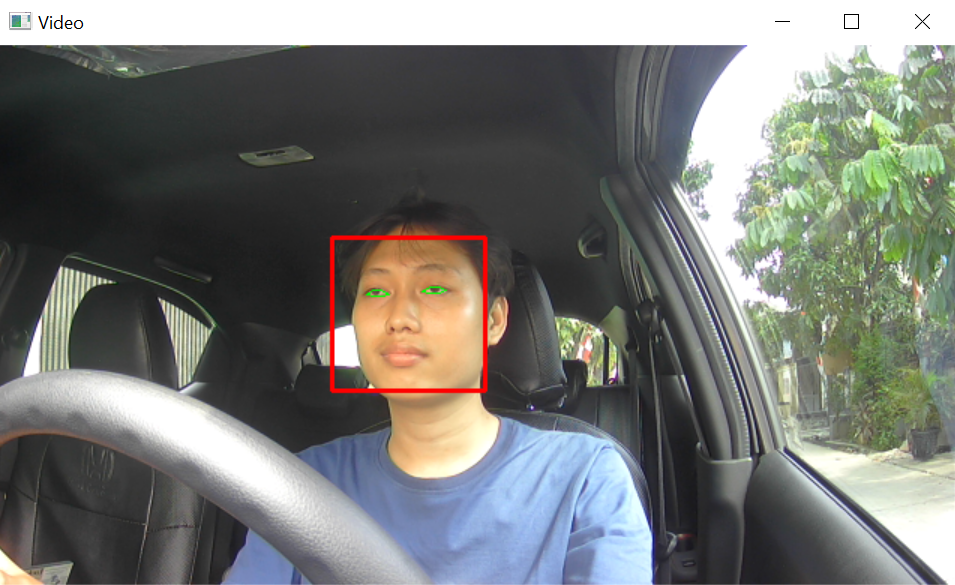
#> input picture images/septian.png, 955 x 585 px
$ python deteksi_gambar.py
#> lines starting #> are read from the running program, lines starting #| are printed output that depends on the picture; after the words box and inside, x2 and y2 are one past the last pixel; in counts of white or black regions, pixels touching at a corner belong together
import cv2 as cv
import numpy as np

face_cascade = cv.CascadeClassifier("haarcascades/haarcascade_frontalface_default.xml")
eye_cascade = cv.CascadeClassifier("haarcascades/haarcascade_eye.xml")

#Baca gambar di img dan ubah menjadi skala abu-abu dan simpan dalam warna abu-abu.
#Gambar diubah menjadi skala abu-abu, karena kaskade wajah tidak perlu beroperasi pada gambar berwarna.
img = cv.imread('images/septian.png')
#> img is the input picture: shape (585, 955, 3); mean B, G, R 116.7, 120.4, 118.9
gray = cv.cvtColor(img, cv.COLOR_BGR2GRAY)
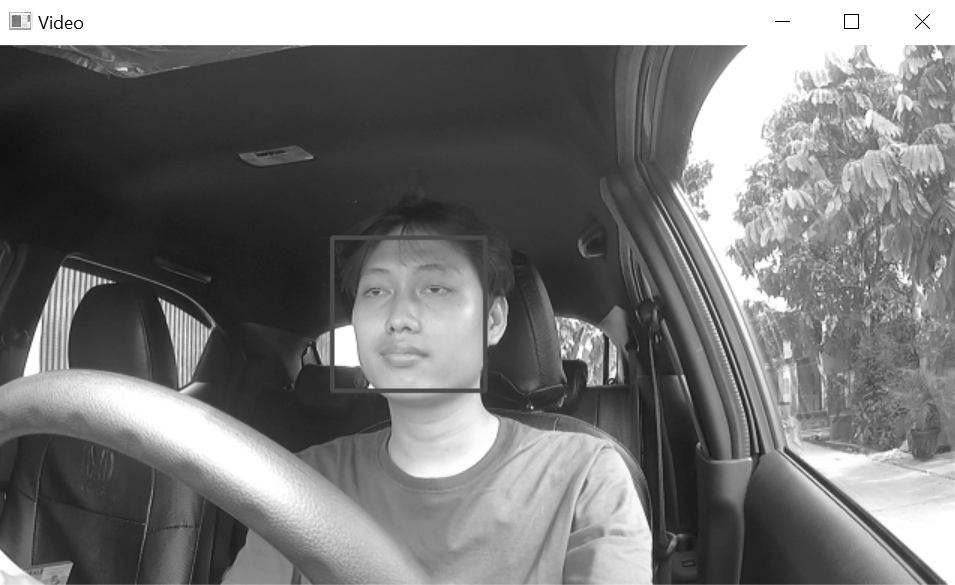
#> gray: shape (585, 955); min 0, max 255, mean 119.5

#Deteksi semua wajah dalam gambar.
faces = face_cascade.detectMultiScale(gray, 1.3, 5)
#> faces = [[337, 238, 147, 147], [652, 110, 183, 183]]

#Gambar persegi panjang di atas wajah, dan deteksi mata di wajah
for (x,y,w,h) in faces:
    cv.rectangle(img,(x,y),(x+w,y+h),(0,0,255),2)

    #ROI adalah region of interest dengan area yang memiliki wajah di dalamnya.
    roi_gray = gray[y:y+h, x:x+w]
    roi_color = img[y:y+h, x:x+w]

    #Detect eyes in face
    eyes = eye_cascade.detectMultiScale(roi_gray)

    for (ex,ey,ew,eh) in eyes:
        cv.rectangle(roi_color,(ex,ey),(ex+ew,ey+eh),(0,255,0),2)
#> this loop made 2 passes
#> (x, y, w, h, eyes) on pass 1: (337, 238, 147, 147, [[22, 38, 34, 34], [74, 30, 45, 45]])
#> pass 1, `roi_gray = gray[y:y+h, x:x+w]`:
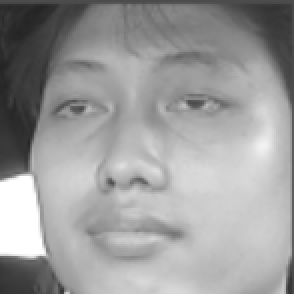
#> roi_gray: shape (147, 147) (shown 2 times larger); min 36, max 255, mean 156.2
#> pass 1, `roi_color = img[y:y+h, x:x+w]`:
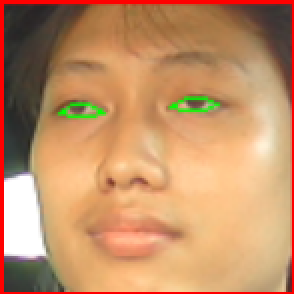
#> roi_color: shape (147, 147, 3) (shown 2 times larger); mean B, G, R 103.6, 144.8, 195.1
#> pass 2, `roi_gray = gray[y:y+h, x:x+w]`:
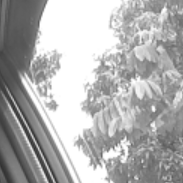
#> roi_gray: shape (183, 183); min 48, max 255, mean 175.9
#> pass 2, `roi_color = img[y:y+h, x:x+w]`:
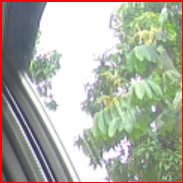
#> roi_color: shape (183, 183, 3); mean B, G, R 163.5, 175.9, 173.9
#> after the loop:
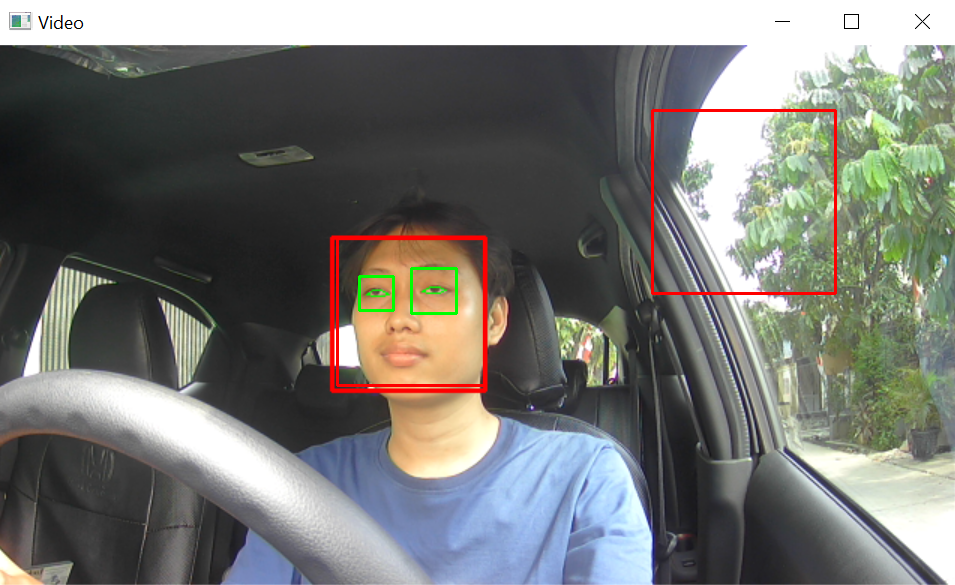
#> img: shape (585, 955, 3); 0.77% of pixels changed, all inside (x1, y1, x2, y2) = (336, 109, 837, 387)

cv.imshow('Image', img)
cv.waitKey(0)
cv.destroyAllWindows()

$ run again, with images/hasil.png copied over images/septian.png
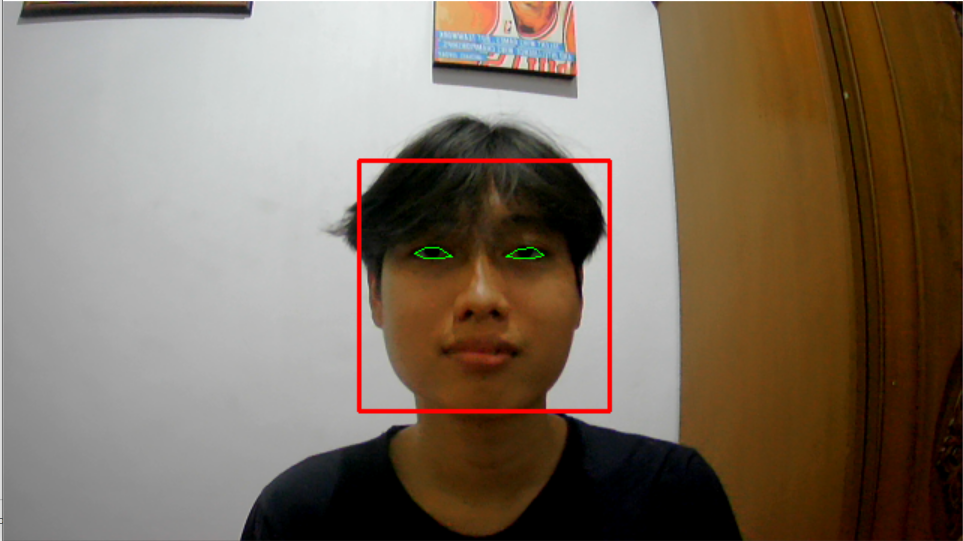
#> input picture images/hasil.png, 963 x 541 px
#> img is the input picture: shape (541, 963, 3); mean B, G, R 98, 113.1, 128
#> `gray = cv.cvtColor(img, cv.COLOR_BGR2GRAY)`:
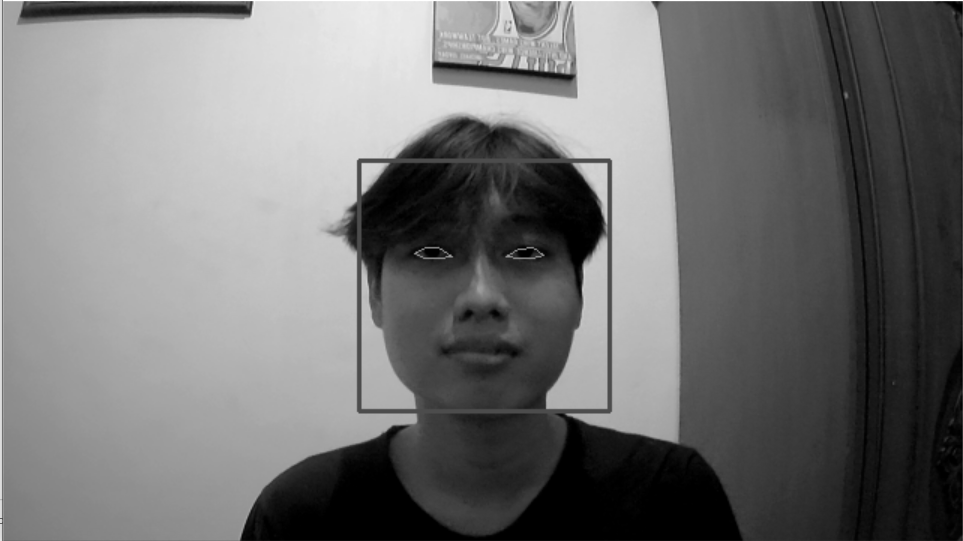
#> gray: shape (541, 963); min 0, max 255, mean 115.8
#> faces = [[366, 175, 228, 228]]
#> the loop `for (x,y,w,h) in faces:` made 1 pass
#> (x, y, w, h, eyes) on pass 1: (366, 175, 228, 228, [[88, 126, 29, 29], [28, 43, 66, 66], [119, 43, 67, 67]])
#> after the loop `for (x,y,w,h) in faces:`:
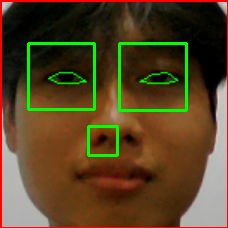
#> roi_color: shape (228, 228, 3); mean B, G, R 34.4, 66.3, 85.3
